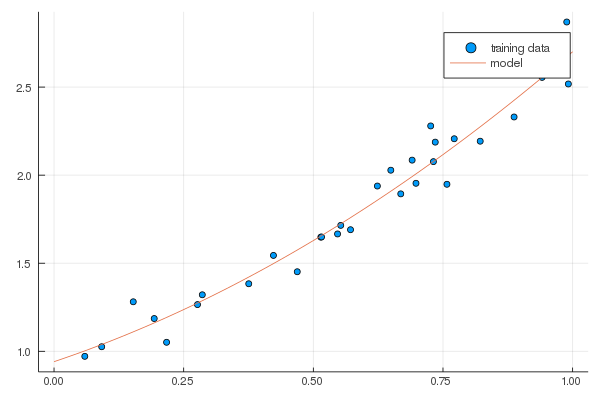

Recreate this plot in Julia.
using MeLOne
using Plots
gr(size=(600,400))

function linear_regression()
  n = 30
  x = sort(rand(n))
  y = exp.(x) + 0.1 * randn(n)
  model = LinearRegression()
  X = [ones(n)  x  x.^2]
  fit!(model, X, y)

  scatter(x, y, lab="training data")
  xg = range(0, 1, length=100)
  X = [ones(100)  xg  xg.^2]
  plot!(xg, predict(model, X), lab="model")
  png("linear-regression")
end

linear_regression()
